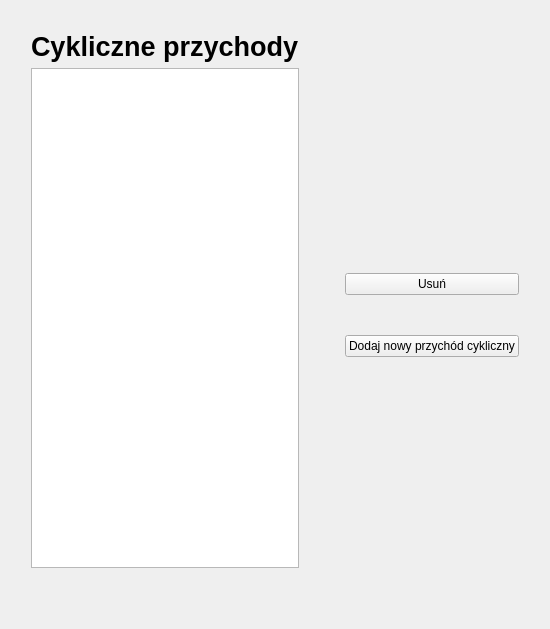
         <widget class="QWidget" name="page_CP_lista">
          <layout class="QHBoxLayout" name="horizontalLayout_21">
           <item>
            <layout class="QVBoxLayout" name="verticalLayout_14" stretch="1,5">
             <property name="leftMargin">
              <number>20</number>
             </property>
             <property name="topMargin">
              <number>20</number>
             </property>
             <property name="rightMargin">
              <number>20</number>
             </property>
             <property name="bottomMargin">
              <number>50</number>
             </property>
             <item>
              <widget class="QLabel" name="label_61">
               <property name="font">
                <font>
                 <pointsize>20</pointsize>
                 <bold>true</bold>
                </font>
               </property>
               <property name="text">
                <string>Cykliczne przychody</string>
               </property>
               <property name="margin">
                <number>15</number>
               </property>
              </widget>
             </item>
             <item>
              <widget class="QTableView" name="tableView_listaCP">
               <property name="sizePolicy">
                <sizepolicy hsizetype="Expanding" vsizetype="Fixed">
                 <horstretch>0</horstretch>
                 <verstretch>0</verstretch>
                </sizepolicy>
               </property>
               <property name="minimumSize">
                <size>
                 <width>0</width>
                 <height>500</height>
                </size>
               </property>
               <property name="maximumSize">
                <size>
                 <width>1500</width>
                 <height>16777215</height>
                </size>
               </property>
              </widget>
             </item>
            </layout>
           </item>
           <item>
            <layout class="QVBoxLayout" name="verticalLayout_10">
             <property name="spacing">
              <number>40</number>
             </property>
             <property name="leftMargin">
              <number>20</number>
             </property>
             <property name="rightMargin">
              <number>20</number>
             </property>
             <item>
              <spacer name="verticalSpacer_19">
               <property name="orientation">
                <enum>Qt::Vertical</enum>
               </property>
               <property name="sizeHint" stdset="0">
                <size>
                 <width>20</width>
                 <height>40</height>
                </size>
               </property>
              </spacer>
             </item>
             <item>
              <widget class="QPushButton" name="pushButton_usunCP">
               <property name="text">
                <string>Usuń</string>
               </property>
              </widget>
             </item>
             <item>
              <widget class="QPushButton" name="pushButton_nowyCP">
               <property name="text">
                <string>Dodaj nowy przychód cykliczny</string>
               </property>
              </widget>
             </item>
             <item>
              <spacer name="verticalSpacer_20">
               <property name="orientation">
                <enum>Qt::Vertical</enum>
               </property>
               <property name="sizeHint" stdset="0">
                <size>
                 <width>20</width>
                 <height>40</height>
                </size>
               </property>
              </spacer>
             </item>
            </layout>
           </item>
          </layout>
         </widget>
